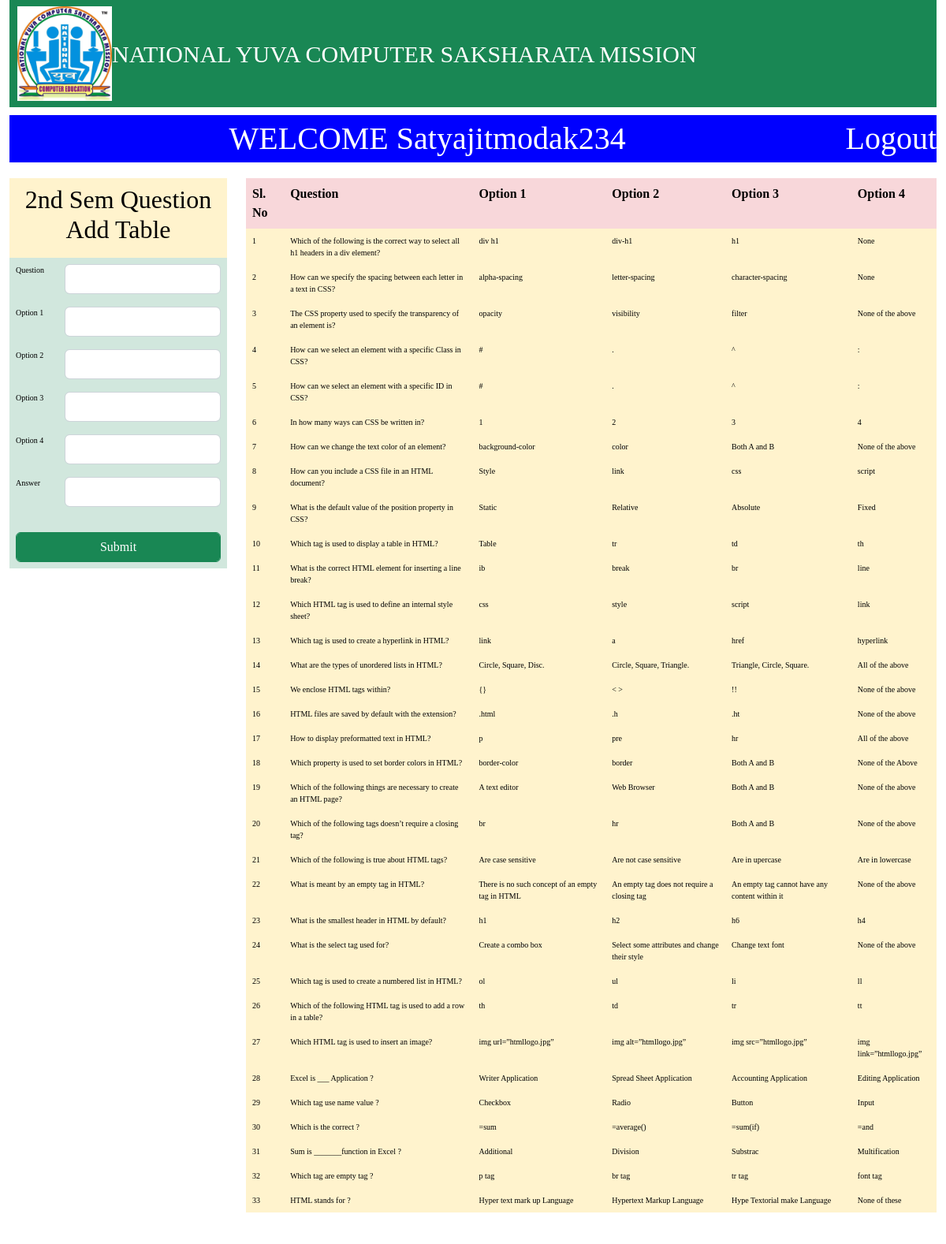
The app's page /admin/add_ques2.php (signed in) with its own data.
### tables this page shows
CREATE TABLE `add_ques2` (
  `id` int(11) NOT NULL,
  `ques` varchar(200) NOT NULL,
  `opt1` varchar(60) NOT NULL,
  `opt2` varchar(60) NOT NULL,
  `opt3` varchar(60) NOT NULL,
  `opt4` varchar(60) NOT NULL,
  `ans` int(11) NOT NULL
);

### admin/add_ques2.php (the view, shortened to what this page needs)
<?php
include_once('connfig.php');
include_once('header.php');
$a = 1;
?>
<!DOCTYPE html>
<html>
<head>
	<link href="https://cdn.jsdelivr.net/npm/bootstrap@5.2.0-beta1/dist/css/bootstrap.min.css" rel="stylesheet">
</head>
<body>
<div class="contioner-fluid">
	<div class="row">
		<div class="col-sm-12">
			<div class="head">
				WELCOME <?php if (isset($_SESSION['username'])){
					echo $_SESSION['username'];
				} ?>
				<a href="logout.php" style="float: right; color: white; text-decoration: none;">Logout</a>
			</div>
			<div class="row">
				<div class="col-sm-3" style="margin-top: 20px;">
					<form action="add_ques2c.php" method="post">
						<center><table class="table table-success table-borderless">
							<tr class="table-warning" align="center"><td colspan="2"><h2>2nd Sem Question Add Table</h2></td></tr>
							<tr><td>Question</td><td><input class="form-control" type="text" name="ques"></td></tr>
							<tr><td>Option 1</td><td><input class="form-control" type="text" name="opt1"></td></tr>
							<tr><td>Option 2</td><td><input class="form-control" type="text" name="opt2"></td></tr>
							<tr><td>Option 3</td><td><input class="form-control" type="text" name="opt3"></td></tr>
							<tr><td>Option 4</td><td><input class="form-control" type="text" name="opt4"></td></tr>
							<tr><td>Answer</td><td><input class="form-control" type="text" name="ans"></td></tr>
							<tr><td colspan="2"></td></tr>
							<tr align="center"><td colspan="2"><input class="btn btn-success form-control" type="submit" name="submit" value="Submit"></td></tr>
						</table></center>
					</form>
				</div>
				<div class="col-sm-9" style="margin-top: 20px;">
					<table class="table table-borderless">
						<tr class="table table-danger"><th>Sl. No</th><th>Question</th><th>Option 1</th><th>Option 2</th><th>Option 3</th><th>Option 4</th></tr>
						<?php
						$quer = "SELECT * FROM add_ques2 order by id desc";
						$run = mysqli_query($conn,$quer);
						while ($rows = mysqli_fetch_assoc($run)) {
							echo "<tr class = 'table table-warning'><td>";
							echo $a++;
							echo "</td><td>";
							echo $rows['ques'];
							echo "</td><td>";
							echo $rows['opt1'];
							echo "</td><td>";
							echo $rows['opt2'];
							echo "</td><td>";
							echo $rows['opt3'];
							echo "</td><td>";
							echo $rows['opt4'];
							echo "</td></tr>";
							?>
							<?php 	} ?>
					</table>
				</div>
			</div>
			<a href="logout.php" style="float: right; color: white; text-decoration: none;">Logout</a>
		</div>
	</div>
</div>
</body>
</html>

### admin/header.php (style rules this page uses)
* { font-family: Apple Chancery; }

### admin/add_ques2.php (style rules this page uses)
tr td { font-size: 10px; }
.head { margin-top: 10px; background-color: blue; color:white; font-size: 40px; text-align: center; }

### records on screen
add_ques2: ques "Which of the following is the correct way to select all h1 headers in a div element?", opt1 "div h1", opt2 "div-h1", opt3 "h1", opt4 "None"
add_ques2: ques "How can we specify the spacing between each letter in a text in CSS?", opt1 "alpha-spacing", opt2 "letter-spacing", opt3 "character-spacing", opt4 "None"
add_ques2: ques "The CSS property used to specify the transparency of an element is?", opt1 "opacity", opt2 "visibility", opt3 "filter", opt4 "None of the above"
add_ques2: ques "How can we select an element with a specific Class in CSS?", opt1 "#", opt2 ".", opt3 "^", opt4 ":"
add_ques2: ques "How can we select an element with a specific ID in CSS?", opt1 "#", opt2 ".", opt3 "^", opt4 ":"
add_ques2: ques "In how many ways can CSS be written in?", opt1 "1", opt2 "2", opt3 "3", opt4 "4"
add_ques2: ques "How can we change the text color of an element?", opt1 "background-color", opt2 "color", opt3 "Both A and B", opt4 "None of the above"
add_ques2: ques "How can you include a CSS file in an HTML document?", opt1 "Style", opt2 "link", opt3 "css", opt4 "script"
add_ques2: ques "What is the default value of the position property in CSS?", opt1 "Static", opt2 "Relative", opt3 "Absolute", opt4 "Fixed"
add_ques2: ques "Which tag is used to display a table in HTML?", opt1 "Table", opt2 "tr", opt3 "td", opt4 "th"
add_ques2: ques "What is the correct HTML element for inserting a line break?", opt1 "ib", opt2 "break", opt3 "br", opt4 "line"
add_ques2: ques "Which HTML tag is used to define an internal style sheet?", opt1 "css", opt2 "style", opt3 "script", opt4 "link"
add_ques2: ques "Which tag is used to create a hyperlink in HTML?", opt1 "link", opt2 "a", opt3 "href", opt4 "hyperlink"
add_ques2: ques "What are the types of unordered lists in HTML?", opt1 "Circle, Square, Disc.", opt2 "Circle, Square, Triangle.", opt3 "Triangle, Circle, Square.", opt4 "All of the above"
add_ques2: ques "We enclose HTML tags within?", opt1 "{}", opt2 "< >", opt3 "!!", opt4 "None of the above"
add_ques2: ques "HTML files are saved by default with the extension?", opt1 ".html", opt2 ".h", opt3 ".ht", opt4 "None of the above"
add_ques2: ques "How to display preformatted text in HTML?", opt1 "p", opt2 "pre", opt3 "hr", opt4 "All of the above"
add_ques2: ques "Which property is used to set border colors in HTML?", opt1 "border-color", opt2 "border", opt3 "Both A and B", opt4 "None of the Above"
add_ques2: ques "Which of the following things are necessary to create an HTML page?", opt1 "A text editor", opt2 "Web Browser", opt3 "Both A and B", opt4 "None of the above"
add_ques2: ques "Which of the following tags doesn’t require a closing tag?", opt1 "br", opt2 "hr", opt3 "Both A and B", opt4 "None of the above"
add_ques2: ques "Which of the following is true about HTML tags?", opt1 "Are case sensitive", opt2 "Are not case sensitive", opt3 "Are in upercase", opt4 "Are in lowercase"
add_ques2: ques "What is meant by an empty tag in HTML?", opt1 "There is no such concept of an empty tag in HTML", opt2 "An empty tag does not require a closing tag", opt3 "An empty tag cannot have any content within it", opt4 "None of the above"
add_ques2: ques "What is the smallest header in HTML by default?", opt1 "h1", opt2 "h2", opt3 "h6", opt4 "h4"
add_ques2: ques "What is the select tag used for?", opt1 "Create a combo box", opt2 "Select some attributes and change their style", opt3 "Change text font", opt4 "None of the above"
add_ques2: ques "Which tag is used to create a numbered list in HTML?", opt1 "ol", opt2 "ul", opt3 "li", opt4 "ll"
add_ques2: ques "Which of the following HTML tag is used to add a row in a table?", opt1 "th", opt2 "td", opt3 "tr", opt4 "tt"
add_ques2: ques "Which HTML tag is used to insert an image?", opt1 "img url=”htmllogo.jpg”", opt2 "img alt=”htmllogo.jpg”", opt3 "img src=”htmllogo.jpg”", opt4 "img link=”htmllogo.jpg”"
add_ques2: ques "Excel is ___ Application ?", opt1 "Writer Application", opt2 "Spread Sheet Application", opt3 "Accounting Application", opt4 "Editing Application"
add_ques2: ques "Which tag use name value ?", opt1 "Checkbox", opt2 "Radio", opt3 "Button", opt4 "Input"
add_ques2: ques "Which is the correct ?", opt1 "=sum", opt2 "=average()", opt3 "=sum(if)", opt4 "=and"
add_ques2: ques "Sum is _______function in Excel ?", opt1 "Additional", opt2 "Division", opt3 "Substrac", opt4 "Multification"
add_ques2: ques "Which tag are empty tag ?", opt1 "p tag", opt2 "br tag", opt3 "tr tag", opt4 "font tag"
add_ques2: ques "HTML stands for ?", opt1 "Hyper text mark up Language", opt2 "Hypertext Markup Language", opt3 "Hype Textorial make Language", opt4 "None of these"

### other values on screen
$_SESSION['username'] "Satyajitmodak234"
